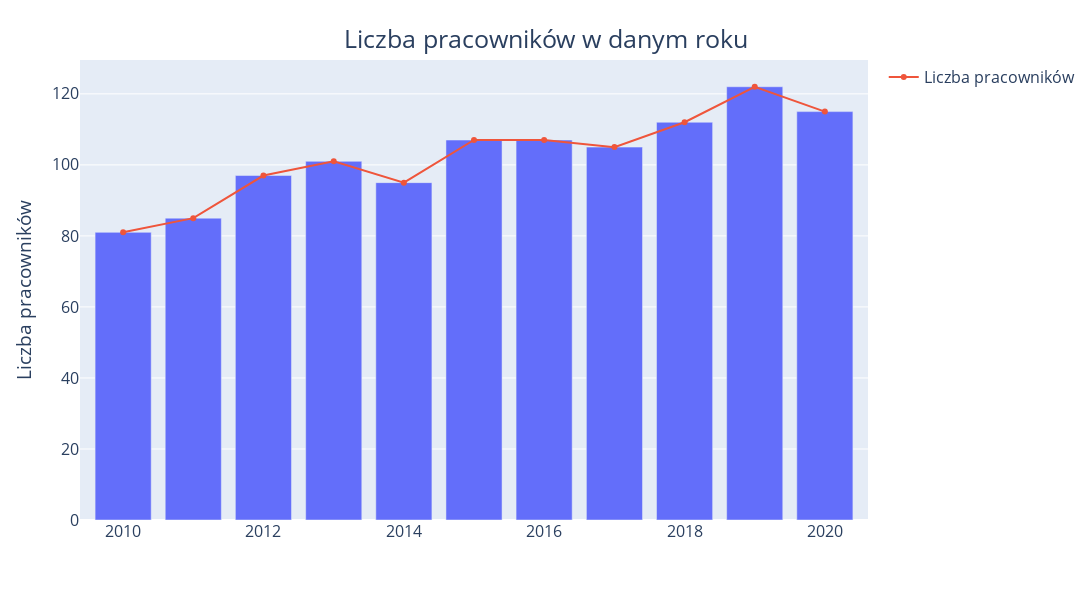

The notebook cell this image was saved under:
### Code cell
fig = px.bar(x=date,
                         y=ilosc_pracownikow)

fig.add_trace(go.Scatter(x=date,
                         y=ilosc_pracownikow,
                        name='Liczba pracowników'))
fig.update_layout(title={
    'text': f'Liczba pracowników w danym roku',
'y': 0.95,
'x':0.5},
width=1200,
height=600,
titlefont=dict(size=25),
                 font=dict(size=16),
xaxis_title='',
                 yaxis_title='Liczba pracowników')
fig.show()

### Figure 1 — Plotly figure (JSON) as saved in the notebook; plotly's stock layout.template omitted (floating-point values rounded to 4 significant figures)
{"data": [{"alignmentgroup": "True", "hovertemplate": "x=%{x}<br>y=%{y}<extra></extra>", "legendgroup": "", "marker": {"color": "#636efa"}, "name": "", "offsetgroup": "", "orientation": "v", "showlegend": false, "textposition": "auto", "type": "bar", "x": ["2010-01-01", "2011-01-01", "2012-01-01", "2013-01-01", "2014-01-01", "2015-01-01", "2016-01-01", "2017-01-01", "2018-01-01", "2019-01-01", "2020-01-01"], "xaxis": "x", "y": [81, 85, 97, 101, 95, 107, 107, 105, 112, 122, 115], "yaxis": "y"}, {"name": "Liczba pracowników", "type": "scatter", "x": ["2010-01-01", "2011-01-01", "2012-01-01", "2013-01-01", "2014-01-01", "2015-01-01", "2016-01-01", "2017-01-01", "2018-01-01", "2019-01-01", "2020-01-01"], "y": [81, 85, 97, 101, 95, 107, 107, 105, 112, 122, 115]}], "layout": {"barmode": "relative", "font": {"size": 16}, "height": 600, "legend": {"tracegroupgap": 0}, "margin": {"t": 60}, "title": {"font": {"size": 25}, "text": "Liczba pracowników w danym roku", "x": 0.5, "y": 0.95}, "width": 1200, "xaxis": {"anchor": "y", "domain": [0, 1], "title": {"text": ""}}, "yaxis": {"anchor": "x", "domain": [0, 1], "title": {"text": "Liczba pracowników"}}}}
